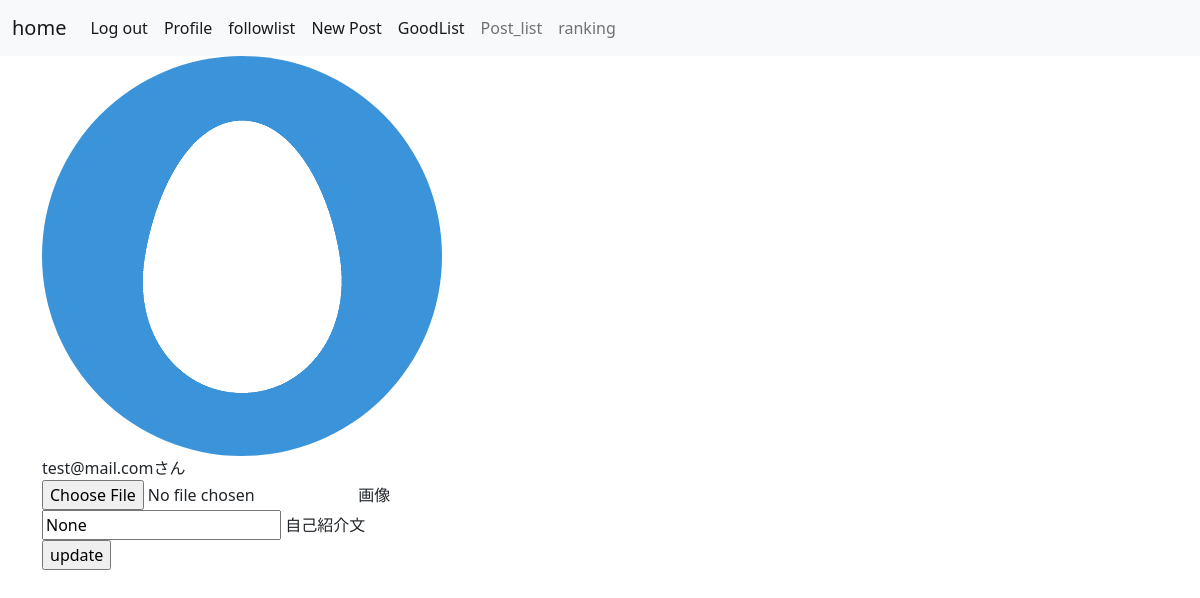
Before: /user/profile/2/edit (signed in) with the older database file.
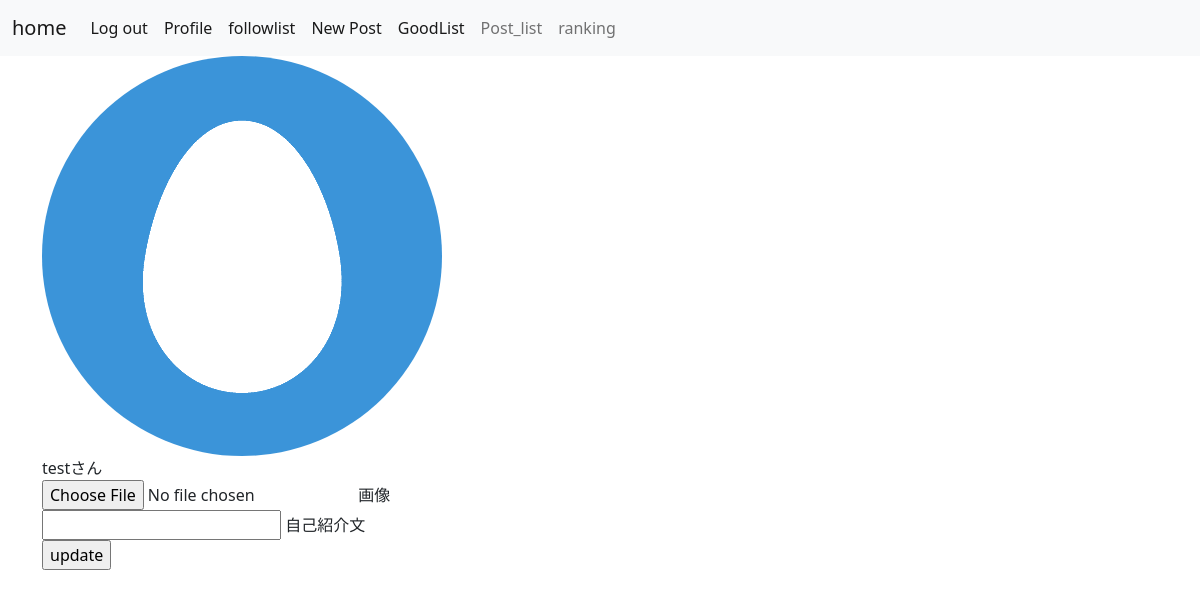
After: the same page with the newer database file.
### tornado/models.py (models this page shows, shortened)
class User(db.Model, UserMixin):
    __tablename__ = 'user'
    id = db.Column(db.Integer, primary_key=True)
    username = db.Column(db.String(255), unique=True, nullable=False)
    email = db.Column(db.String(255), unique=True, nullable=False)
    password = db.Column(db.String(60), nullable=False)
    timestamp = db.Column(db.DateTime, nullable=False, default=datetime.utcnow)
    profile_id = db.relationship("Profile", backref='user', uselist=False)
    posts = db.relationship('Post', backref='user', lazy=True)
    comments = db.relationship('Comment', backref='user', lazy=True)
    followed = db.relationship(
                                'User', secondary=followers,
                                primaryjoin=(followers.c.follower_id == id),
                                secondaryjoin=(followers.c.followed_id == id),
                                backref=db.backref('followers', lazy='dynamic'), lazy='dynamic'
                                )
    good_post = db.relationship(
                            'Post', secondary=post_goods,
                            backref=db.backref('good_user', lazy='dynamic')
                            )

class Profile(db.Model):
    __tablename__ = 'profile'
    id = db.Column(db.Integer, primary_key=True)
    image_data = db.Column(db.String(20), nullable=False, default='default.jpg')
    content = db.Column(db.String(255), nullable=False, default='')
    user_id = db.Column(db.Integer, db.ForeignKey('user.id'), nullable=False)

### tornado/routes.py (the view)
@app.route("/user/profile/<int:user_id>/edit", methods=['GET', 'POST'])
@login_required
def edit_profile(user_id):
    user = User.query.filter_by(id=user_id).first()
    if user is None:
        return jsonify({'message': 'userが見つかりません'})
    if request.method == 'POST':
        if user != current_user:
            print('ユーザーの編集はできません')
            return jsonify({'message': 'ユーザーの編集はできません'}), 404
        profile = Profile.query.filter_by(user_id=user_id).first()
        if request.files['image_data']:
            picture_file = save_picture(
                                        picture=request.files['image_data'],
                                        picture_save_path='static/profile_pictures'
                                        )
            profile.image_data = picture_file
        profile.content = request.form['content']
        db.session.commit()
        return redirect(url_for('profile', user_id=user_id))
    elif request.method == 'GET':
        print('GET')
        profile = Profile.query.filter_by(user_id=user_id).first()
        image_path = url_for('static', filename='profile_pictures/' + profile.image_data)
        return render_template('user/edit_profile.html', user=user,  profile=profile, image_path=image_path)

### tornado/models.py (called while the page is built)
@login_manager.user_loader
def load_user(user_id):
    return User.query.get(int(user_id))

### tornado/templates/user/edit_profile.html
{% extends "layout.html" %}
{% block content %}
    <img class="rounded-circle account-img" src="{{ image_path }}">
    <div>{{ user.username }}さん</div>
    <form action="/user/profile/{{ user.id }}/edit" method="POST" enctype="multipart/form-data">
        <div>
            <input type="file" id="image_data" name="image_data" accept="image/jpeg, image/png">
            <label for="image_data">画像</label>
        </div>
        <div>
            <input type="text" value="{{ profile.content}}" name="content">
            <label for="content">自己紹介文</label>
        </div>
        <input type="submit" value='update'>
    </form>
{% endblock content %}

Changed rows visible on the page:
no longer on this page (row edited): Profile: content "None"
changed User: username "test@mail.com" → "test"
